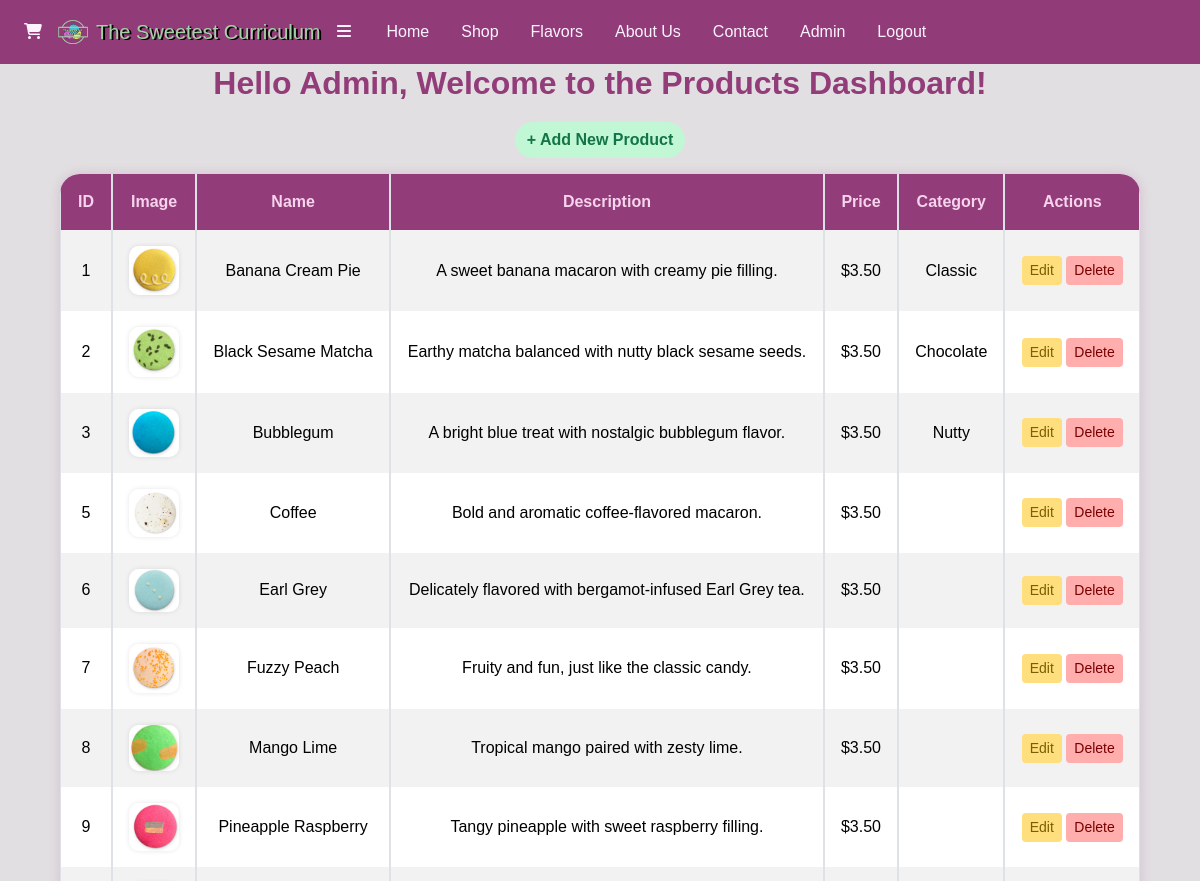
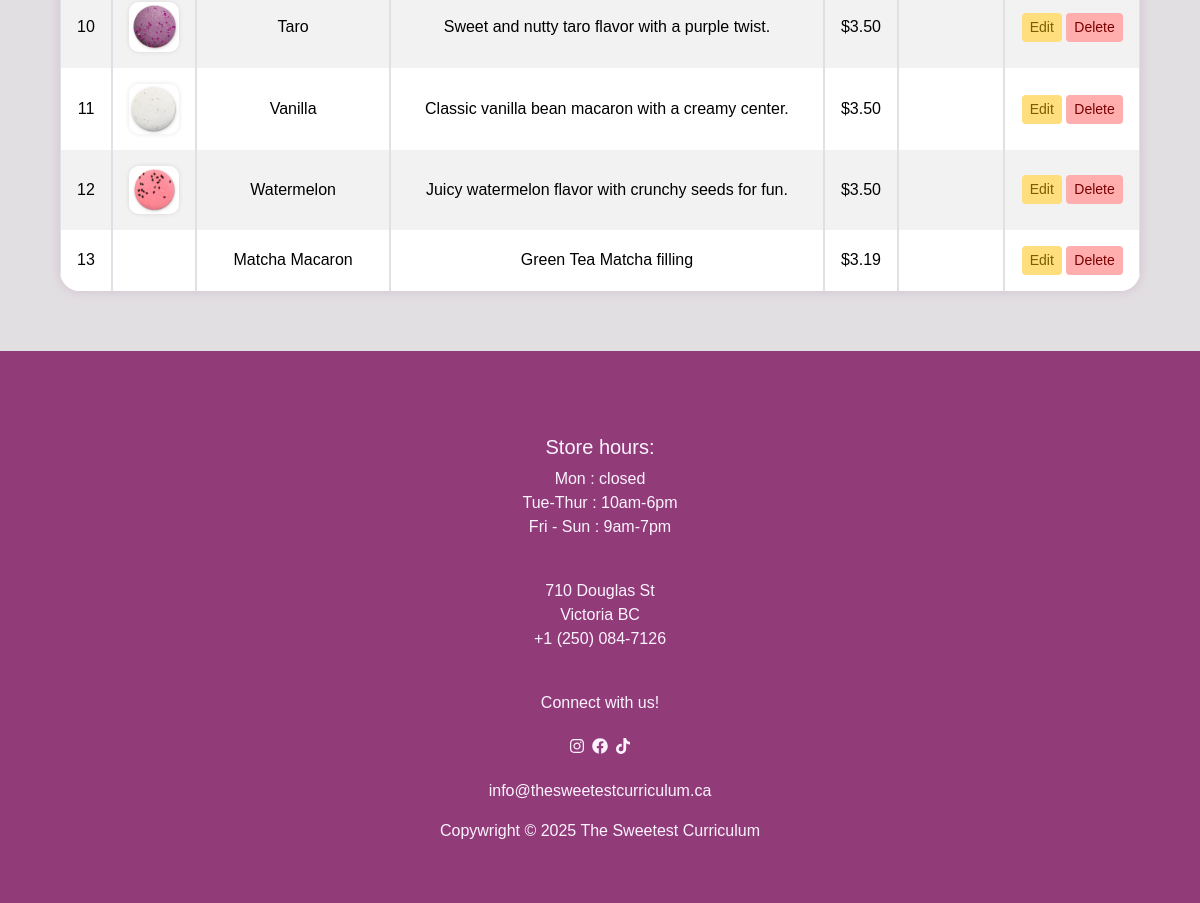
/admin/dashboard.php (signed in), run on the app's committed database (2 pictures, top to bottom).
### tables this page shows
CREATE TABLE products (
    product_id INT PRIMARY KEY AUTO_INCREMENT,
    productName VARCHAR(100) NOT NULL,
    price DECIMAL(10,2) NOT NULL,
    imageURL TEXT,
    description TEXT NOT NULL
);

CREATE TABLE categories (
    category_id INT PRIMARY KEY AUTO_INCREMENT,
    category_name VARCHAR(100) NOT NULL
);

### admin/dashboard.php (the view, shortened to what this page needs)
<?php
include "../includes/header.php";
include "../database/db.php";
$user = htmlspecialchars($_SESSION['username']);
$sql = "SELECT p.*, c.category_name AS category_name
        FROM products p
        LEFT JOIN product_category pc ON p.product_id = pc.product_id
        LEFT JOIN categories c ON pc.category_id = c.category_id
        ORDER BY p.product_id";
$result = mysqli_query($dbc, $sql);
$products = [];
if ($result) {
    while ($row = mysqli_fetch_assoc($result)) {
        $products[] = $row;
    }
}
?>
<body class="dashboard-body">
    <h2 class="dashboard-heading">Hello <?= $user ?>, Welcome to the Products Dashboard!</h2>
    <a href="add-products.php" class="btn btn-success dashboard-btn mb-3">+ Add New Product</a>
    <table class="table dashboard-table table-bordered table-striped">
        <thead>
            <tr>
                <th>ID</th>
                <th>Image</th>
                <th>Name</th>
                <th>Description</th>
                <th>Price</th>
                <th>Category</th>
                <th>Actions</th>
            </tr>
        </thead>
        <tbody>
            <?php foreach ($products as $product): ?>
                <tr>
                    <td><?= $product['product_id'] ?></td>
                    <td>
                        <?php if ($product['imageURL']): ?>
                            <img src="../assets/images/<?= $product['imageURL'] ?>" width="50" class="dashboard-img" alt="">
                        <?php endif; ?>
                    </td>
                    <td><?= htmlspecialchars($product['productName']) ?></td>
                    <td><?= htmlspecialchars($product['description']) ?></td>
                    <td>$<?= number_format($product['price'], 2) ?></td>
                    <td><?= htmlspecialchars($product['category_name']) ?></td>
                    <td>
                        <a href="edit-product.php?id=<?= $product['product_id'] ?>" class="btn btn-sm btn-warning">Edit</a>
                        <a href="remove-product.php?id=<?= $product['product_id'] ?>" class="btn btn-sm btn-danger"
                           onclick="return confirm('Are you sure you want to delete this product?');">Delete</a>
                    </td>
                </tr>
            <?php endforeach; ?>
        </tbody>
    </table>
</body>
</html>
<?php include '../includes/footer.php'; ?>

### assets/css/styles.css (style rules this page uses)
body { color: rgb(14, 29, 0); }
a { color: #913C79; }
.dashboard-body { background-color: rgb(226, 223, 226); color: #923c79; text-align: center; font-family: 'Quicksand', sans-serif; }
.dashboard-heading { margin-bottom: 20px; font-weight: bold; color: #923c79; }
.dashboard-btn { border-radius: 20px; font-weight: bold; transition: 0.3s; }
.btn-success.dashboard-btn { background-color: #c1f7d5; color: #137547; border: none; }
.btn-warning { background-color: #ffde7d; border: none; color: #7a5e00; }
.btn-danger { background-color: #ffadad; border: none; color: #7a0000; }
.dashboard-table { margin: 0 auto; width: 90%; background-color: #fff0fb; border-collapse: separate; border-spacing: 0; border-radius: 20px; overflow: hidden; box-shadow: 0 0 12px rgba(144, 64, 124, 0.2); }
.dashboard-table th { background-color: #923c79 !important; color: #f7d3ed !important; }
.dashboard-table td, .dashboard-table th { text-align: center; vertical-align: middle; padding: 16px; }
.dashboard-img { border-radius: 10px; box-shadow: 0 0 5px rgba(0, 0, 0, 0.1); }

### data on the page
products: product_id "1", imageURL (picture), productName "Banana Cream Pie", description "A sweet banana macaron with creamy pie filling.", price "3.50", categories.category_name "Classic"
products: product_id "2", imageURL (picture), productName "Black Sesame Matcha", description "Earthy matcha balanced with nutty black sesame seeds.", price "3.50", categories.category_name "Chocolate"
products: product_id "3", imageURL (picture), productName "Bubblegum", description "A bright blue treat with nostalgic bubblegum flavor.", price "3.50", categories.category_name "Nutty"
products: product_id "5", imageURL (picture), productName "Coffee", description "Bold and aromatic coffee-flavored macaron.", price "3.50"
products: product_id "6", imageURL (picture), productName "Earl Grey", description "Delicately flavored with bergamot-infused Earl Grey tea.", price "3.50"
products: product_id "7", imageURL (picture), productName "Fuzzy Peach", description "Fruity and fun, just like the classic candy.", price "3.50"
products: product_id "8", imageURL (picture), productName "Mango Lime", description "Tropical mango paired with zesty lime.", price "3.50"
products: product_id "9", imageURL (picture), productName "Pineapple Raspberry", description "Tangy pineapple with sweet raspberry filling.", price "3.50"
products: product_id "10", imageURL (picture), productName "Taro", description "Sweet and nutty taro flavor with a purple twist.", price "3.50"
products: product_id "11", imageURL (picture), productName "Vanilla", description "Classic vanilla bean macaron with a creamy center.", price "3.50"
products: product_id "12", imageURL (picture), productName "Watermelon", description "Juicy watermelon flavor with crunchy seeds for fun.", price "3.50"
products: product_id "13", productName "Matcha Macaron", description "Green Tea Matcha filling", price "3.19"

### other printed values
$user "Admin"
